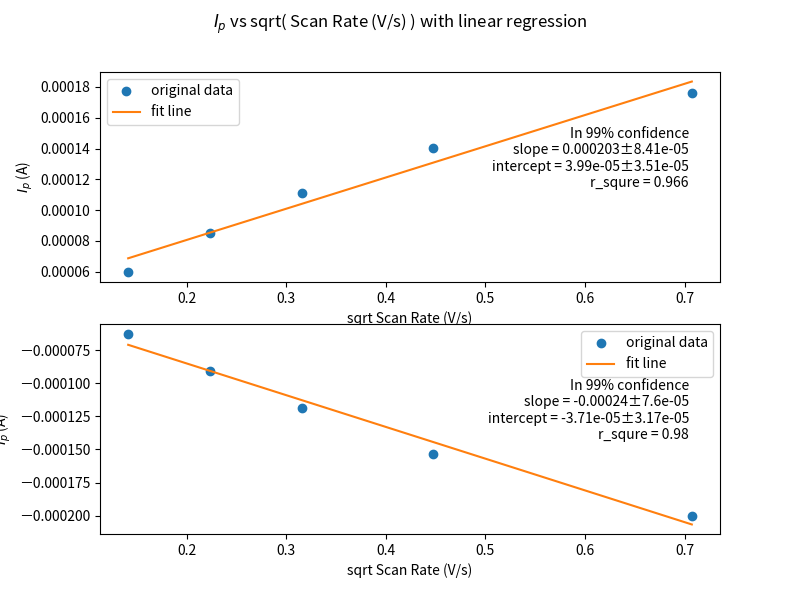

This chart was generated by the following Python code:
import os
import re
import numpy as np
import matplotlib.pyplot as plt
from scipy.stats import t

def analysisOne(x, y):
    x = np.array(x)
    y = np.array(y)
    # https://en.wikipedia.org/wiki/Simple_linear_regression
    # bx + a
    head_b = np.sum((x - x.mean()) * (y - y.mean())) / np.sum((x - x.mean()) ** 2)
    head_a = y.mean() - head_b * x.mean()
    fit_y = head_b * x + head_a
    r_square = np.sum((fit_y - y.mean()) ** 2) / np.sum((y - y.mean()) ** 2)

    # confidence of slope and intercept
    n = len(x)
    var_b = np.sum((y - fit_y) ** 2) / (n + 2) / np.sum((x - x.mean()) ** 2)
    intval_b = np.sqrt(var_b) * t.ppf(0.995, n - 2)
    var_a = var_b * np.sum(x ** 2) / n
    intval_a = np.sqrt(var_a) * t.ppf(0.995, n - 2)
    # plot
    text = '''\
In 99% confidence
slope = {:.3}±{:.3}
intercept = {:.3}±{:.3}
r_squre = {:.3}
'''.format(head_b, intval_b, head_a, intval_a, r_square)
    fit_y = head_b * x + head_a
    return text, fit_y

# save to file
if not os.path.isfile("saveCV.npz"):
    print("run cv.py first")
    exit()
else:
    fload = np.load("saveCV.npz")
    meta = fload['meta']
    data = fload['data']

# sort it
rank = np.argsort([int(re.findall(r"\d+", m[0]['name'])[0]) \
    if 'shake' not in m[0]['name'] else np.inf for m in meta])
meta = meta[rank]
data = data[rank]

def goPlot(E, x):
    plt.figure(figsize=(8, 6))
    plt.suptitle("$I_p$ vs sqrt( Scan Rate (V/s) ) with linear regression")
    for i in range(2):
        plt.subplot(2, 1, i + 1)
        y = E[:, 2 * i + 1]
        text, fit_y = analysisOne(x, y)
        plt.text(.95, .55, text,
                 horizontalalignment='right',
                 verticalalignment='center',
                 transform=plt.gca().transAxes)
        plt.plot(x, y, 'o', label="original data")
        plt.plot(x, fit_y, label="fit line")
        plt.xlabel("sqrt Scan Rate (V/s)")
        plt.ylabel("$I_p$ (A)")
        plt.legend(loc = 0)

# get min max from data
v = []
E = []
# number = 6k
for i in range(5):
    data_len = meta[i][0]['len']
    x = data[i, data_len[-3]:data_len[-1], 0]
    y = data[i, data_len[-3]:data_len[-1], 1]
    argmin = np.argmin(y)
    argmax = np.argmax(y)
    E.append([x[argmin], y[argmin], x[argmax], y[argmax]])
    v.append(float(meta[i][0]['Scan Rate (V/s)']))
E = np.array(E)
x = np.sqrt(v)

# find E0
e = E[:, [0,2]].T
print(np.vstack([[float(m[0]['Scan Rate (V/s)']) for m in meta[:-1]],
    e, np.mean(e, axis=0)]))
print(e.mean())

goPlot(E,x)
plt.savefig('cv_reg_my.png')
plt.show()

# data from txt
E = []
for i in range(5):
    m = meta[i]
    E.append([float(m[-2]['Ep'][:-1]), float(m[-2]['ip'][:-1]),
              float(m[-1]['Ep'][:-1]), float(m[-1]['ip'][:-1])])
E = np.array(E)

goPlot(E,x)
plt.savefig('cv_reg.png')
plt.show()
